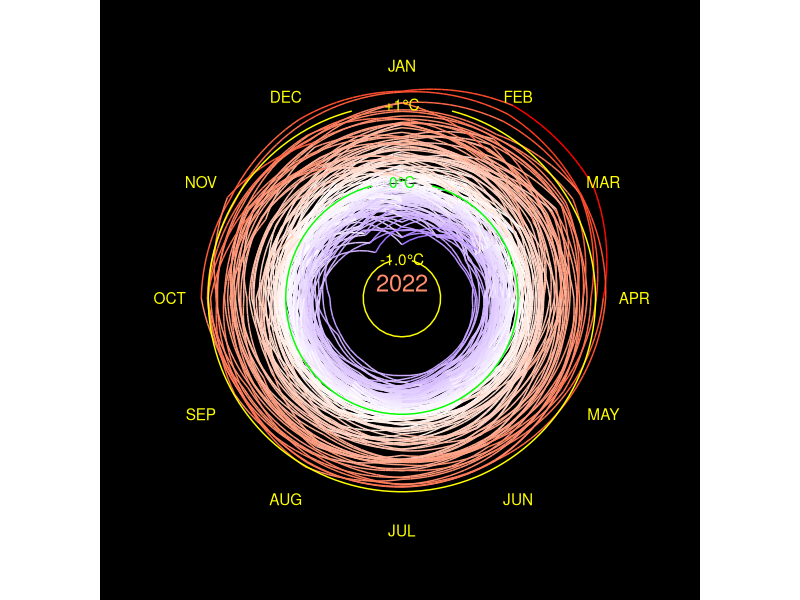
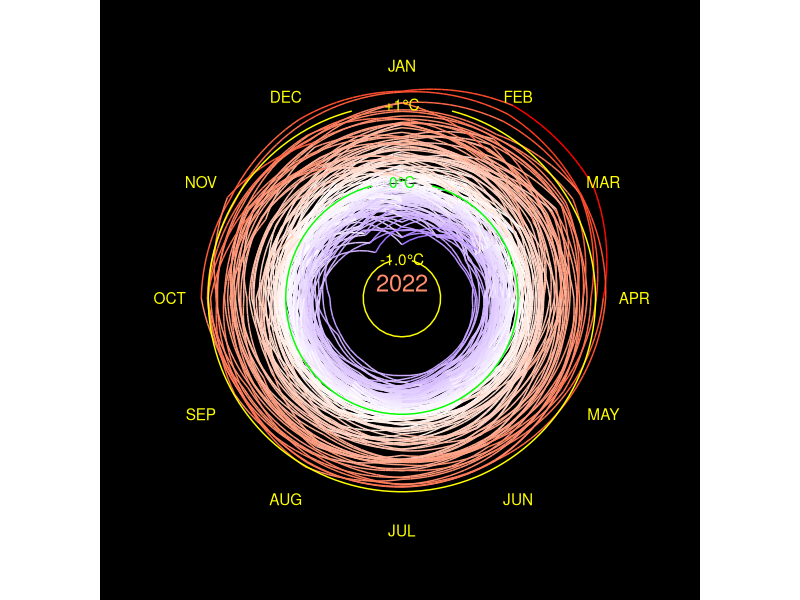

Generate these figures, in order, with R:
library(tidyverse)
library(gganimate)



# Plot: There are data in preceding year and next year.
# Need to create 3 separated dataframes

t_diff <- 
  read_csv("data/GLB.Ts+dSST.csv", skip = 1, na = "***") %>% #load CSV file, skip 1st rows
  select(year = Year, month.abb) %>% #month.abb is constant R build-in. which is the same as our datatype
  # Tidy dataframe by converting month in 1 column accept for year
  #Pivot dataframe for all columns except for year column, Give a name of month column
  pivot_longer(-year, names_to = "month", values_to = "t_diff") %>%
  drop_na() #Ignore NA value
  

# Create 3 Separated dataframe
# Create dataframe for preceding December
# last_dec <-
#   t_diff %>%
#   filter(month == "Dec") %>% #Filter December
#   mutate(year = year + 1,   #Calculate preceding year by using the original data
#          month = "last_Dec") #Rename Dec to last_Dec

# Create dataframe for next Jan
next_jan <-
  t_diff %>%
  filter(month == "Jan") %>% #Filter January
  mutate(year = year - 1,    # Add extra year
         month = "next_Jan") # Rename it

#Combine 3 dataframes
t_data <- 
  bind_rows(t_diff,next_jan) %>%
  mutate(month = factor(month, levels = c(month.abb, "next_Jan")), #Order months into numerical order rather than alphabet order, define month as a factor
         month_number = as.numeric(month)) %>% #Remove previous December to remove zero from dataframe
  arrange(year, month) %>% # arrange year and month       
  filter(year != 1879) %>% # we dont need 1879
  mutate(step_number = 1:nrow(.)) #Add row number. 1:nrow(.) means count from 1 to the end of row in this dataframe. need to count step over the row
  
  
  annotation <-
    t_data %>% #create new dataframe from 2022
    slice_max(year) %>%
    slice_max(month_number)
 
temp_line <- #Create text at specific position
  tibble(
    x = 1,
    y = c(1, 0, -1),
    labels = c("+1\u00B0C","0\u00B0C", "-1.0\u00B0C")
  )

#Create dataframe for tangential month to the ciricle
month_label <-
  tibble(
    x = 1:12,
    labels = toupper(month.abb), #Convert month label to capital letters
    y = 1.5
  )

#Make dataframe for grid line and used in geom_segment
gridlines <- 
  tibble(
    x = 1.5,
    xend = 12.5,
    y = c(1, 0, -1),
    yend = y
  )
 
# a <-  
  t_data %>% ggplot(aes(x = month_number, 
             y = t_diff, 
             group = year, 
             color = t_diff), #Let's coloring by temperature change. Previous version was colored by year
             inherit.aes = FALSE) +
    # geom_rect(aes(xmin = 1, xmax = 13, ymin = -2, ymax = 2.4), # create black circle background
    #           color = "black", fill = "black",
    #           inherit.aes = FALSE)+ 
    geom_label(aes(x = 1, y = -1.3, label = year),  #geom_label it provides a background
               fill = "black",
               label.size = 0,
               size = 6) +
  geom_line()+
  geom_segment(data = gridlines, # Add yellow line at -1,0,1 y intercept, use geom segment and make new dataframe
               aes(x = x, y = y,
                   xend = xend, yend = yend), 
               color = c("yellow", "green", "yellow"),
               inherit.aes = FALSE) + 
  geom_text(data = temp_line, aes(x = x, y = y, label = labels), #Add label and coloring
               color = c("yellow", "green", "yellow"),
               inherit.aes = FALSE)+
  geom_text(data = month_label, aes(x = x, y = y, label = labels), # Add month label back to the position
              color = "yellow",
              inherit.aes = FALSE#,
              #angle = seq(360-360/12, 0, length.out = 12) #Assign angle to the month label
    ) +
  # scale_x_continuous(breaks = 1:12, #Set x axis and its coordinator
  #                    labels = month.abb,
  #                    expand = c(0,0),
  #                    sec.axis = dup_axis(name = NULL, labels = NULL)) +
  scale_y_continuous(limits = c(-1.5, 1.5),
                     #expand = c(0,-0.7) # expand grid. First is an addition. Second is an multiplication.
                     ) + #Rescale y axis
  scale_color_gradient2(low = "blue", high = "red", mid = "white", midpoint = 0, #Change the color to continuous scale. Re-scale the legend
                        guide = "none") + #Remove legend 
  coord_polar(start = 0)+ #Set polar 5 minutes off. "start" measures thing in radius 
  labs(x = NULL, # Add label
      y = NULL,
      title = NULL) + 
  theme(
    panel.background = element_rect(fill = "black"), #Add black color and white border. Increase border line size
    plot.background = element_rect(fill = "black", color = "black"),
    panel.grid = element_blank(), # Remove grid line color
    axis.text.x = element_blank(),
    axis.text.y = element_blank(),
    axis.ticks = element_blank(),
    axis.title = element_blank(),
    plot.title = element_blank()
  )#+
  # transition_manual(frames = year, cumulative = TRUE)  #Add data and keep the old data in gganimate only
   
ggsave("figures/climate_spiral_nasa.png", width = 4.155, height = 4.5, unit = "in", dpi = 300)
 
# animate(a, width = 4.155, height = 4.5, unit = "in", res = 300
#         # nframes = nrow(t_data),
#         # fps = nrow(t_data)/12/60/60
#         )
# anim_save("figures/climate_spiral.gif")
# 
# animate(a, width = 4.155, height = 4.5, unit = "in", res = 300,
#         renderer = av_renderer("figures/climate_spiral.mp4")
# )
